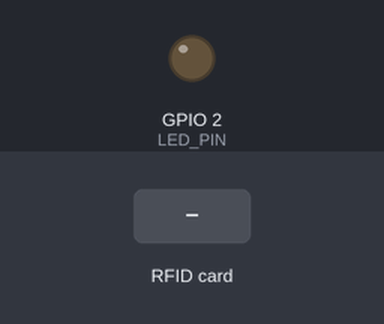
Bench run of a sketch on a simulated ESP32. Shown: output pins drawn as LEDs (lit = HIGH). The test bench sets the inputs (shaded band). WiFi joins after 1.5 s; servers stay silent unless stated; uploads are accepted with an empty reply; what the sketch prints to the serial monitor is not drawn.

Above: at 3.4 s.
3.5 s: RFID card 5E 7A 19 C4 held to the reader
At 3.78 s:
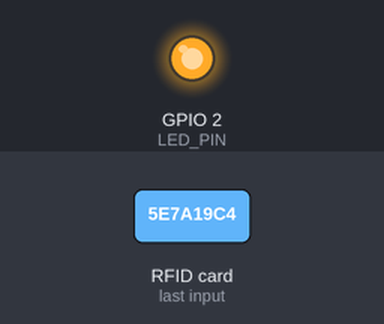
Timing chart, 0 to 6.5 s (numbered marks = the images above; inputs shaded):
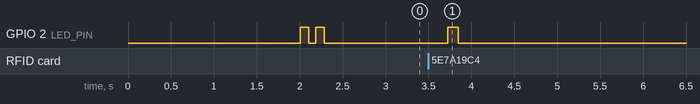

The sketch:

chefcard_rfid.ino
```cpp
/*
 * ChefCard — Firmware Lector RFID (ESP32 + RC522)
 * ------------------------------------------------
 * Lee tarjetas RFID 13.56 MHz (MIFARE Classic S50 / llaveros 13.56 MHz)
 * y envía el UID normalizado (AA:BB:CC:DD) por Wi-Fi al puente local de ChefCard.
 *
 * Librería requerida en Arduino IDE:
 *   - "MFRC522" por GithubCommunity (Gestor de Librerías)
 *
 * Conexión RC522 -> ESP32 (¡SIEMPRE A 3.3V, NUNCA 5V!):
 *   RC522 3.3V  -> ESP32 3V3
 *   RC522 GND   -> ESP32 GND
 *   RC522 SDA/SS -> ESP32 GPIO 25
 *   RC522 SCK    -> ESP32 GPIO 26
 *   RC522 MOSI   -> ESP32 GPIO 27
 *   RC522 MISO   -> ESP32 GPIO 32
 *   RC522 RST    -> ESP32 GPIO 33
 *   RC522 IRQ   -> (sin conectar)
 */

#include <WiFi.h>
#include <HTTPClient.h>
#include <SPI.h>
#include <MFRC522.h>

// ===================== CONFIGURACIÓN =====================
// IMPORTANTE: El ESP32 solo se conecta a redes Wi-Fi de 2.4 GHz
const char* WIFI_SSID = "TU_NOMBRE_DE_WIFI";
const char* WIFI_PASSWORD = "TU_CONTRASEÑA_WIFI";

// Cambia la IP por la que muestra tu PC al ejecutar `pnpm dev`
// Ejemplo: http://192.168.1.45:5173/api/rfid-scan
const char* SERVER_URL = "http://192.168.1.100:5173/api/rfid-scan";

// Pines SPI personalizados, todos accesibles en la fila derecha de tu ESP32.
constexpr uint8_t SS_PIN = 25;
constexpr uint8_t SCK_PIN = 26;
constexpr uint8_t MISO_PIN = 32;
constexpr uint8_t MOSI_PIN = 27;
constexpr uint8_t RST_PIN = 33;

// Feedback visual/sonoro opcional
constexpr uint8_t LED_PIN = 2;       // LED azul integrado en la mayoría de ESP32
constexpr bool USE_BUZZER = false;   // Cambia a true si conectas un buzzer en GPIO 4
constexpr uint8_t BUZZER_PIN = 4;

// Tiempo mínimo (ms) antes de volver a enviar la misma tarjeta
constexpr unsigned long DEBOUNCE_MS = 2500;
// =========================================================

MFRC522 mfrc522(SS_PIN, RST_PIN);

String lastSentUid = "";
unsigned long lastSentAt = 0;

void blinkFeedback(uint8_t times, uint16_t durationMs = 90) {
  for (uint8_t i = 0; i < times; i++) {
    digitalWrite(LED_PIN, HIGH);
    if (USE_BUZZER) {
      digitalWrite(BUZZER_PIN, HIGH);
    }
    delay(durationMs);
    digitalWrite(LED_PIN, LOW);
    if (USE_BUZZER) {
      digitalWrite(BUZZER_PIN, LOW);
    }
    if (i + 1 < times) {
      delay(80);
    }
  }
}

String formatUid(const MFRC522::Uid& uid) {
  String result = "";
  for (byte i = 0; i < uid.size; i++) {
    if (i > 0) {
      result += ":";
    }
    if (uid.uidByte[i] < 0x10) {
      result += "0";
    }
    result += String(uid.uidByte[i], HEX);
  }
  result.toUpperCase();
  return result;
}

void connectWiFi() {
  if (WiFi.status() == WL_CONNECTED) {
    return;
  }

  Serial.print("Conectando a Wi-Fi: ");
  Serial.println(WIFI_SSID);
  WiFi.mode(WIFI_STA);
  WiFi.begin(WIFI_SSID, WIFI_PASSWORD);

  uint8_t attempts = 0;
  while (WiFi.status() != WL_CONNECTED && attempts < 30) {
    delay(400);
    Serial.print(".");
    attempts++;
  }
  Serial.println();

  if (WiFi.status() == WL_CONNECTED) {
    Serial.print("Wi-Fi conectado! IP del ESP32: ");
    Serial.println(WiFi.localIP());
    blinkFeedback(2, 100);
  } else {
    Serial.println("No se pudo conectar al Wi-Fi. Reintentando en el próximo ciclo...");
  }
}

void sendUidToChefCard(const String& uid) {
  if (WiFi.status() != WL_CONNECTED) {
    connectWiFi();
    if (WiFi.status() != WL_CONNECTED) {
      Serial.println("Sin Wi-Fi: no se pudo enviar el UID.");
      return;
    }
  }

  HTTPClient http;
  http.begin(SERVER_URL);
  http.addHeader("Content-Type", "application/json");
  http.setTimeout(4000);

  String payload = "{\"uid\":\"" + uid + "\",\"device\":\"esp32-rc522\"}";
  int httpCode = http.POST(payload);

  if (httpCode > 0) {
    Serial.print("Enviado a ChefCard [HTTP ");
    Serial.print(httpCode);
    Serial.print("]: ");
    Serial.println(http.getString());
    if (httpCode >= 200 && httpCode < 300) {
      blinkFeedback(1, 120);
    } else {
      blinkFeedback(3, 60);
    }
  } else {
    Serial.print("Error enviando a ChefCard: ");
    Serial.println(http.errorToString(httpCode));
    blinkFeedback(3, 60);
  }

  http.end();
}

void setup() {
  Serial.begin(115200);
  delay(300);

  pinMode(LED_PIN, OUTPUT);
  digitalWrite(LED_PIN, LOW);

  if (USE_BUZZER) {
    pinMode(BUZZER_PIN, OUTPUT);
    digitalWrite(BUZZER_PIN, LOW);
  }

  SPI.begin(SCK_PIN, MISO_PIN, MOSI_PIN, SS_PIN);
  mfrc522.PCD_Init();
  delay(50);

  Serial.println("\n=== ChefCard Lector RFID (ESP32 + RC522) ===");
  mfrc522.PCD_DumpVersionToSerial();

  connectWiFi();
  Serial.println("Listo. Acerca una tarjeta RFID 13.56 MHz (S50)...");
}

void loop() {
  if (WiFi.status() != WL_CONNECTED) {
    connectWiFi();
  }

  if (!mfrc522.PICC_IsNewCardPresent()) {
    return;
  }

  if (!mfrc522.PICC_ReadCardSerial()) {
    return;
  }

  String uid = formatUid(mfrc522.uid);
  unsigned long now = millis();

  if (uid != lastSentUid || (now - lastSentAt) > DEBOUNCE_MS) {
    lastSentUid = uid;
    lastSentAt = now;

    Serial.print("Tarjeta detectada -> UID: ");
    Serial.println(uid);
    sendUidToChefCard(uid);
  }

  mfrc522.PICC_HaltA();
  mfrc522.PCD_StopCrypto1();
}
```

Measured:
- after the input at 3.5 s, GPIO 2 (LED_PIN): LOW → HIGH after 0.23 s, → LOW 0.12 s later
